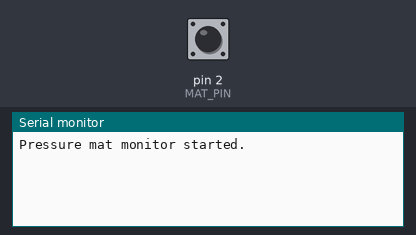
A sketch run on a simulated Arduino Uno, built with avr-gcc and run on an emulated ATmega328P. Parts: the last lines printed to the serial monitor. The inputs (shaded band) are chosen by the test bench; at power-on: pin 2 (MAT_PIN) HIGH.

Above: at 1.2 s.
1.3 s: pin 2 (MAT_PIN) pulled LOW for 3.2 s
At 4.2 s:
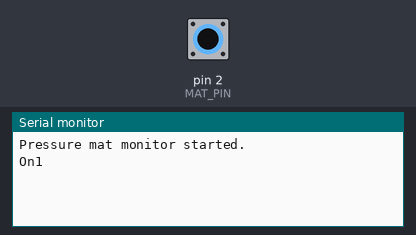
At 6.7 s:
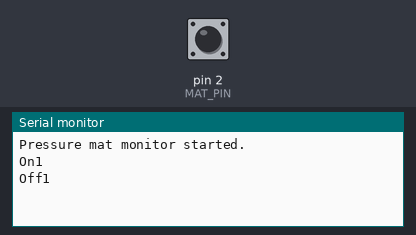

Measured:
- after the input at 1.3 s, the serial monitor: prints a new line after 1.7 s (image 1)

The sketch:

pressure_pad_trigger.ino
```cpp
// PressureMatToSerial.ino
const uint8_t MAT_PIN = 2;  // digital pin connected to mat or trigger
const unsigned long DEBOUNCE_MS = 3000; // to prevent accidental triggers

bool lastState = HIGH;  // using INPUT_PULLUP, HIGH = not pressed, LOW = pressed
unsigned long lastChangeTime = 0;

void setup() {
  Serial.begin(115200);            // serial to computer
  pinMode(MAT_PIN, INPUT_PULLUP);  // internal pull-up enabled
  lastState = digitalRead(MAT_PIN);
  Serial.println("Pressure mat monitor started.");
}

void loop() {
  bool raw = digitalRead(MAT_PIN);
  unsigned long now = millis();

  // simple debounce: only accept changes that persist for DEBOUNCE_MS
  if (raw != lastState && (now - lastChangeTime) > DEBOUNCE_MS) {
    lastChangeTime = now;
    lastState = raw;

    if (lastState == LOW) {
      // mat pressed
      Serial.println("On1");
      // optionally include timestamp or count:
      // Serial.print("MAT: PRESSED at "); Serial.println(now);
    } else {
      // mat released
      Serial.println("Off1");
    }
  }

  // Short delay to avoid busy loop
  delay(5);
}
```
